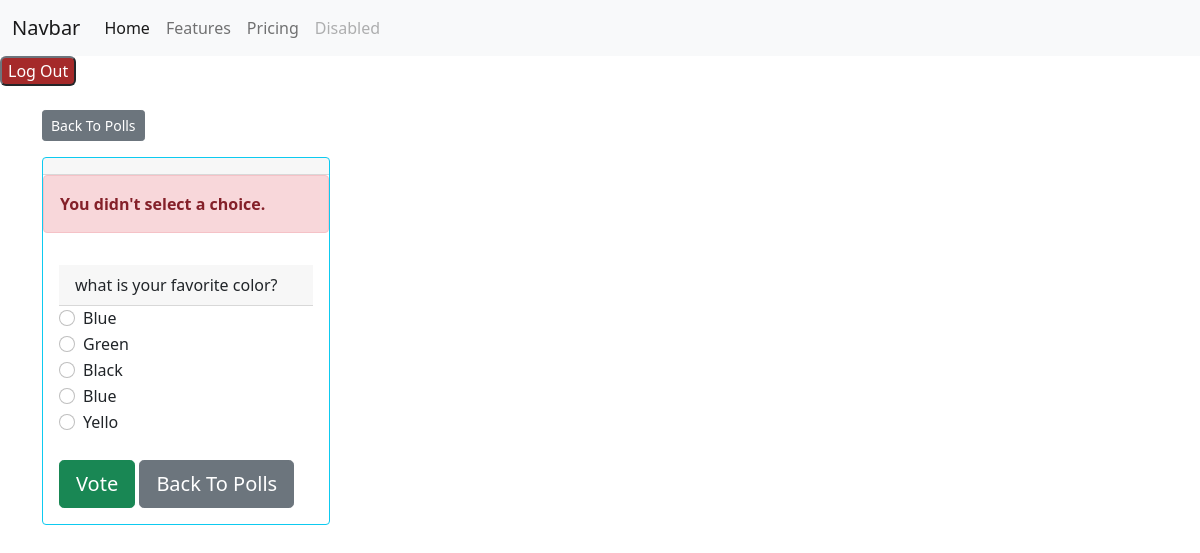
/polls/12/vote/, run on the app's committed database.
### polls/models.py (models this page shows, shortened)
class Question(models.Model):
    question_text = models.CharField(max_length=255, null=True, blank=True)
    poll = models.ForeignKey('Poll', on_delete=models.SET_NULL, null=True, blank=True)
    pub_date = models.DateTimeField("date published",default=timezone.now)
    posted_by = models.ForeignKey(User, on_delete=models.SET_NULL, null=True, blank=True)
    timestamp = models.DateTimeField(default=timezone.now)

class Choice(models.Model):
    question = models.ForeignKey(Question, on_delete=models.CASCADE)
    choice_text = models.CharField(max_length=255, null=True, blank=True)
    votes = models.IntegerField(default=0)
    voter = models.ForeignKey(User, on_delete=models.SET_NULL, related_name="votes", null=True, blank=True)
    timestamp = models.DateTimeField(default=timezone.now)

### polls/views.py (the view, shortened to what this page needs)
# urls.py: path("<int:question_id>/vote/", views.vote, name="vote"),
def vote(request, question_id):
    question = get_object_or_404(Question, pk=question_id)
    choices = question.choice_set.all()
    try:
        selected_choice = question.choice_set.get(pk=request.POST["choice"])
    except (KeyError, Choice.DoesNotExist):
        return render(
            request,
            "polls/detail.html",
            {
                "question": question,
                "error_message": "You didn't select a choice.",
            },
        )

### polls/templates/polls/detail.html (shortened to what this page needs)
{% extends 'base.html' %}
    {% block content %}
    <a class="btn btn-secondary btn-sm mb-3 mt-4" href="{% url 'polls:index' %}">Back To Polls</a>
    <div class="card border-info mb-3" style="max-width: 18rem;">
        <div class="card-header">{{ question.question }}</div>
        {% if error_message %}
        <p class="alert alert-danger">
            <strong>{{ error_message }}</strong>
        </p>
        {% endif %}
        <div class="card-body">
            <form action="{% url 'polls:vote' question.id %}" method="post">
                <div class="card-header">{{ question.question_text }}</div>
                {% for choice in question.choice_set.all %}
                <div class="form-check">
                    <input type="radio" name="choice" class="form-check-input" id="choice{{ forloop.counter }}"
                        value="{{ choice.id }}" />
                    <label for="choice{{ forloop.counter }}">{{ choice.choice_text }}</label>
                </div>
                {% endfor %}
                {%if voted %}
                You voted Already -  {{voted.choice}}
                {%else%}
               <input type="submit" value="Vote" class="btn btn-success btn-lg btn-block mt-4" />
               <a class="btn btn-secondary btn-block btn-lg mt-4" href="{% url 'polls:index' %}">Back To Polls</a>
                {%endif%}
            </form>
        </div>
{% endblock %}

### data on the page
Question: question_text "what is your favorite color?"
Choice: choice_text "Blue"
Choice: choice_text "Green"
Choice: choice_text "Black"
Choice: choice_text "Blue"
Choice: choice_text "Yello"

### other printed values
{{ error_message }} "You didn't select a choice."
